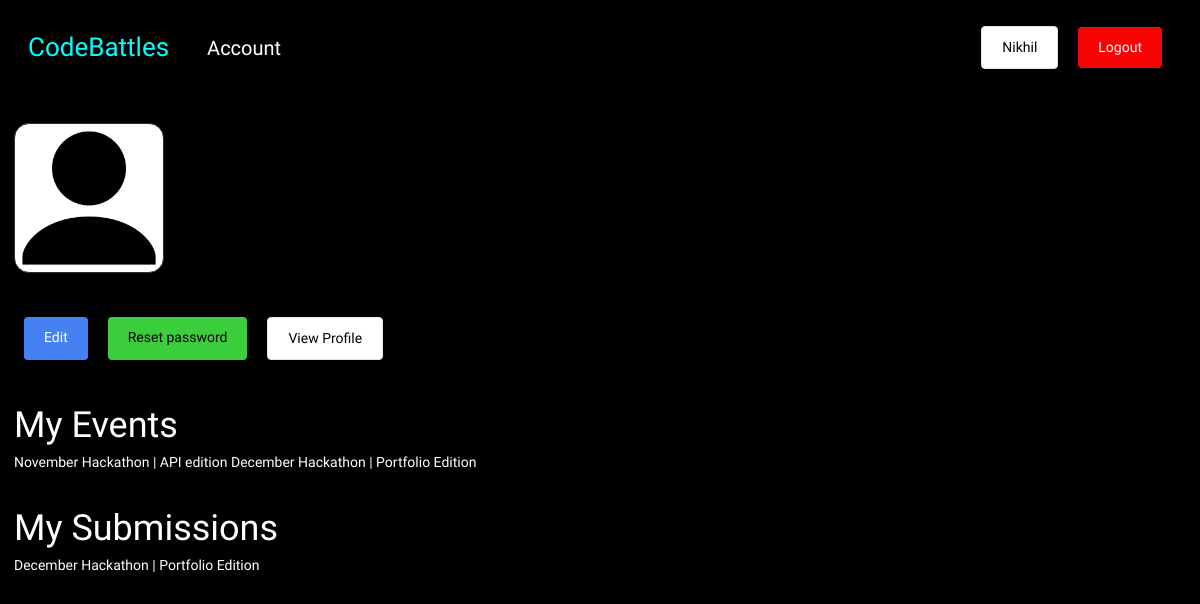
Before: /account/ (signed in) with the older database file.
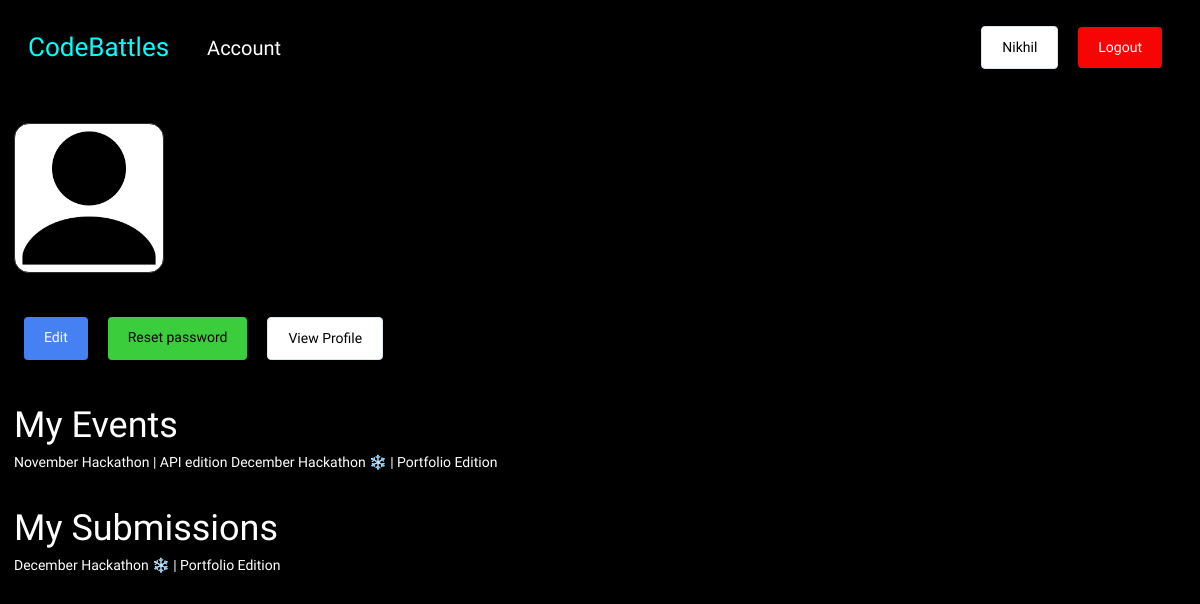
After: the same page with the newer database file.
### base/models.py (models this page shows, shortened)
class User(AbstractUser):
    name = models.CharField(max_length=100, null=True)
    email = models.EmailField(unique=True, null=True)
    bio = models.TextField(null=True, blank=True)
    hackathon_participant = models.BooleanField(default=True, null=True)
    avatar =  ResizedImageField(size=[400,400], default='avatar.png')
    id = models.UUIDField(default=uuid.uuid4, unique=True,primary_key=True, editable=False)
    USERNAME_FIELD = 'email'
    REQUIRED_FIELDS = ['username']
    twitter = models.URLField(max_length=500, null=True, blank=True)
    linkedin = models.URLField(max_length=500, null=True, blank=True)
    website = models.URLField(max_length=500, null=True, blank=True)
    facebook = models.URLField(max_length=500, null=True, blank=True)
    github = models.URLField(max_length=500, null=True, blank=True)
    class Meta:
        ordering = ['avatar']

class Event(models.Model):
    name = models.CharField(max_length=200)
    preview = models.TextField(null=True, blank=True)
    description = models.TextField(null=True, blank=True)
    participants = models.ManyToManyField(User, blank=True, related_name='events')
    date = models.DateTimeField()
    start_date = models.DateTimeField(null=True)
    end_date = models.DateTimeField(null=True)
    registration_deadline = models.DateTimeField(null=True)
    updated = models.DateTimeField(auto_now=True)
    created = models.DateTimeField(auto_now_add=True)
    id = models.UUIDField(default=uuid.uuid4, unique=True, primary_key=True, editable=False)
    class Meta:
        ordering = ['-end_date']

class Submission(models.Model):
    participant = models.ForeignKey(User, on_delete=models.SET_NULL, null=True, related_name="submissions")
    event = models.ForeignKey(Event, on_delete=models.SET_NULL, null=True)
    project_url = models.URLField(max_length=500, null=True, blank=True)
    details = models.TextField(null=True, blank=False)
    id = models.UUIDField(default=uuid.uuid4, unique=True,primary_key=True, editable=False)

### base/views.py (the view)
# urls.py: path('account/', views.account_page, name="account"),
@login_required(login_url='login')
def account_page(request):
    user = request.user
    context = {'user': user}
    return render(request, 'account.html', context)

### templates/account.html
{% extends 'main.html' %}
{% block content %}
    <div class="section">
        <img class="user--avatar--lg" src="{{user.avatar.url}}"/>
    </div>
    <div id="account--buttons">
        <a class="btn btn--primary" href="{% url 'edit-account' user.id %}">Edit</a>
        <a class="btn btn--success" href="{% url 'change-password' %}">Reset password</a>
        <a class="btn btn--secondary" href="{% url 'profile' user.id %}">View Profile</a>
    </div>
    <div class="section">
        <h3>My Events</h3>
        {% for event in user.events.all %}
            <a class="item" href="{% url 'event' event.id %}">{{event.name}}</a>
        {% empty %}
            <p>You haven't registed for any events</p>
        {% endfor %}
    </div>
    <div class="section">
        <h3>My Submissions</h3>
        {% for sub in user.submissions.all %}
            <a class="item" href="{% url 'update-submission' sub.id %}">{{sub.event.name}}</a>
            {% empty %}
            <p>You dont haven't submitted any projects yet</p>
        {% endfor %}
    </div>
{% endblock content %}

### templates/main.html (shortened to what this page needs)
<!DOCTYPE html>
{% load static %}
<html>
<head>
    <link rel='stylesheet' type='text/css' media='screen' href='{% static "css/main.css" %}'>
</head>
<body>
    {% include 'navbar.html' %}
    <div class="container--main">
    {% block content %}
    {% endblock content %}
    </div>
</body>
</html>

### templates/navbar.html
<nav>
    <div id="logo--wrapper">
        <a href="{% url 'home' %}">
            <h4 id="logo--text">CodeBattles</h4>
        </a>
    </div>
    <div id="nav-item">
        <a id="navigator" href="{% url 'account' %}">Account</a>
    </div>
    <div id="nav--col3">
        {% if request.user.is_authenticated %}
        <a class="btn btn--secondary" href="{% url 'profile' request.user.id %}">{{request.user.name}}</a>
        <a class="btn btn--danger" href="{% url 'logout' %}">Logout</a>
        {% else %}
        <a class="btn btn--secondary" href="{% url 'login' %}">Login</a>
        <a class="btn btn--warning" href="{% url 'register' %}">Register</a>
        {% endif %}
    </div>
</nav>

### static/css/main.css (style rules this page uses)
* { box-sizing: border-box; margin: 0; padding: 0; font-family: 'Readex Pro'; background-color: black; line-height: 1.5em; color: white; font-size: 14px; }
h1,h2,h3,h4,h5,h6 { font-weight: 500; }
h3 { font-size: 36px; }
h4 { font-size: 32px; }
a { text-decoration: none; }
.section { margin: 2em 0; }
.btn { padding: 10px 20px; border-radius: 4px; text-decoration: none; color: black; display: block; width: fit-content; margin: 10px; background-color: none; border: none; }
.btn--primary { background-color:#000; color: #fff; }
.btn--secondary { background-color:#fff; color: #000; border: 1px solid #DEE4ED; }
.btn--danger { background-color: rgb(247, 4, 4); color:white }
.btn--success { background-color: #3bcd3b; }
.btn--primary { background-color: #4681f4; }
.container--main { width: 1200px; margin: 0 auto; padding:0 1em ; }
nav { display: flex; justify-content: space-between; align-items: center; width: 100%; padding: 0.5em 2em; }
nav a { text-decoration: none; color: black; margin: 0 10px; }
#navigator { font-size: 20px; color: white; }
#nav-item { display: flex; justify-content: space-between; align-items: center; width: 100%; padding: 0.5em 2em; }
#logo--text { font-size: 26px; font-weight: 500; color: aqua; }
#nav--col3 { display: flex; justify-content: space-between; align-items: center; }
.user--avatar--lg { height: 150px; width: 150px; object-fit: cover; border-radius: 15px; border: 1px solid #2b3031; background-color: white; margin: 0; padding: 0; line-height: 0; }
#account--buttons { display: flex; flex-wrap: wrap; }
@media (max-width:1200px) { .container--main { width: 100%; } }

Changed rows visible on the page:
changed Event: name "December Hackathon | Portfolio Edition" → "December Hackathon ❄️ | Portfolio Edition"
changed through a linked row, Submission: event.name "December Hackathon | Portfolio Edition" → "December Hackathon ❄️ | Portfolio Edition"
